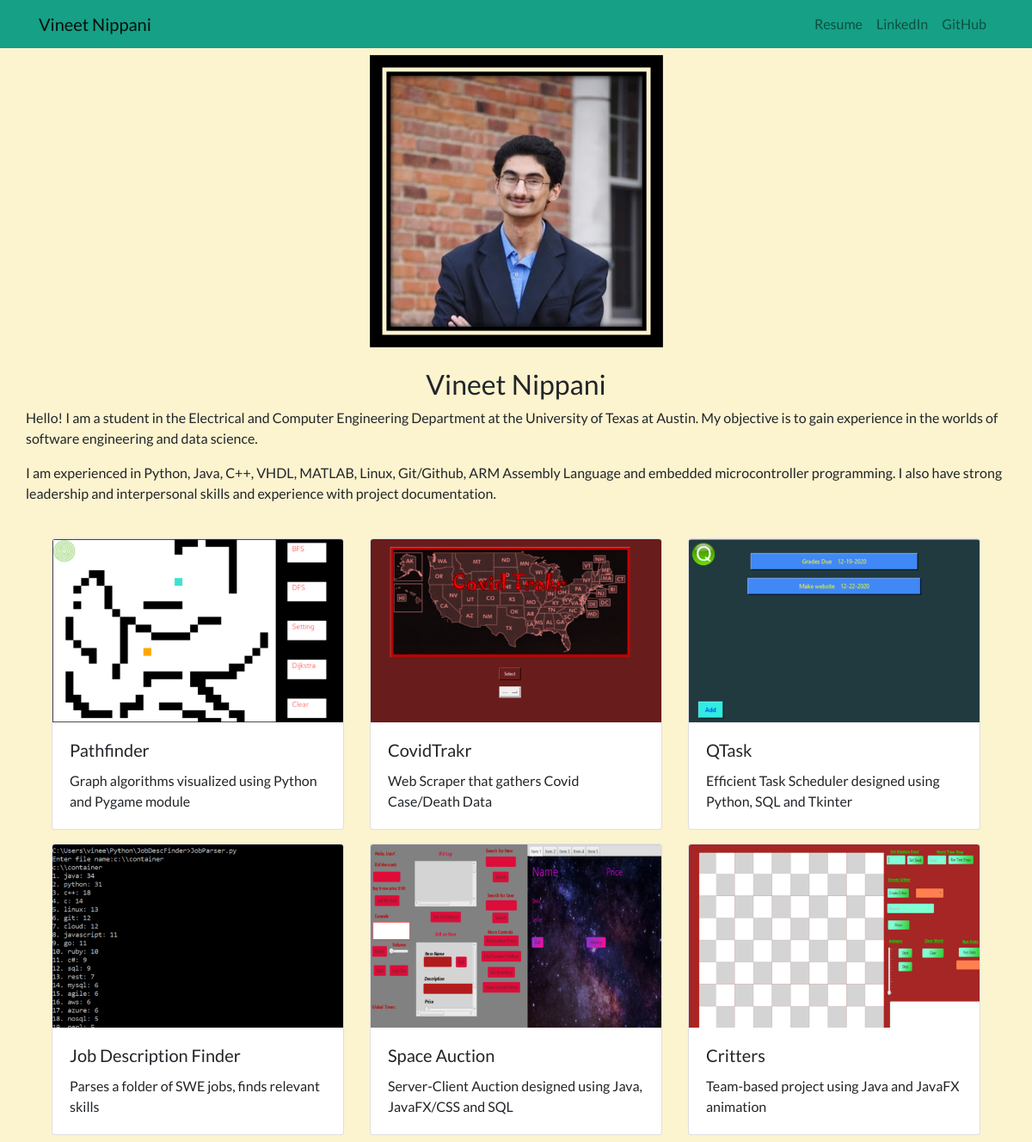
Before: / with the older database file.
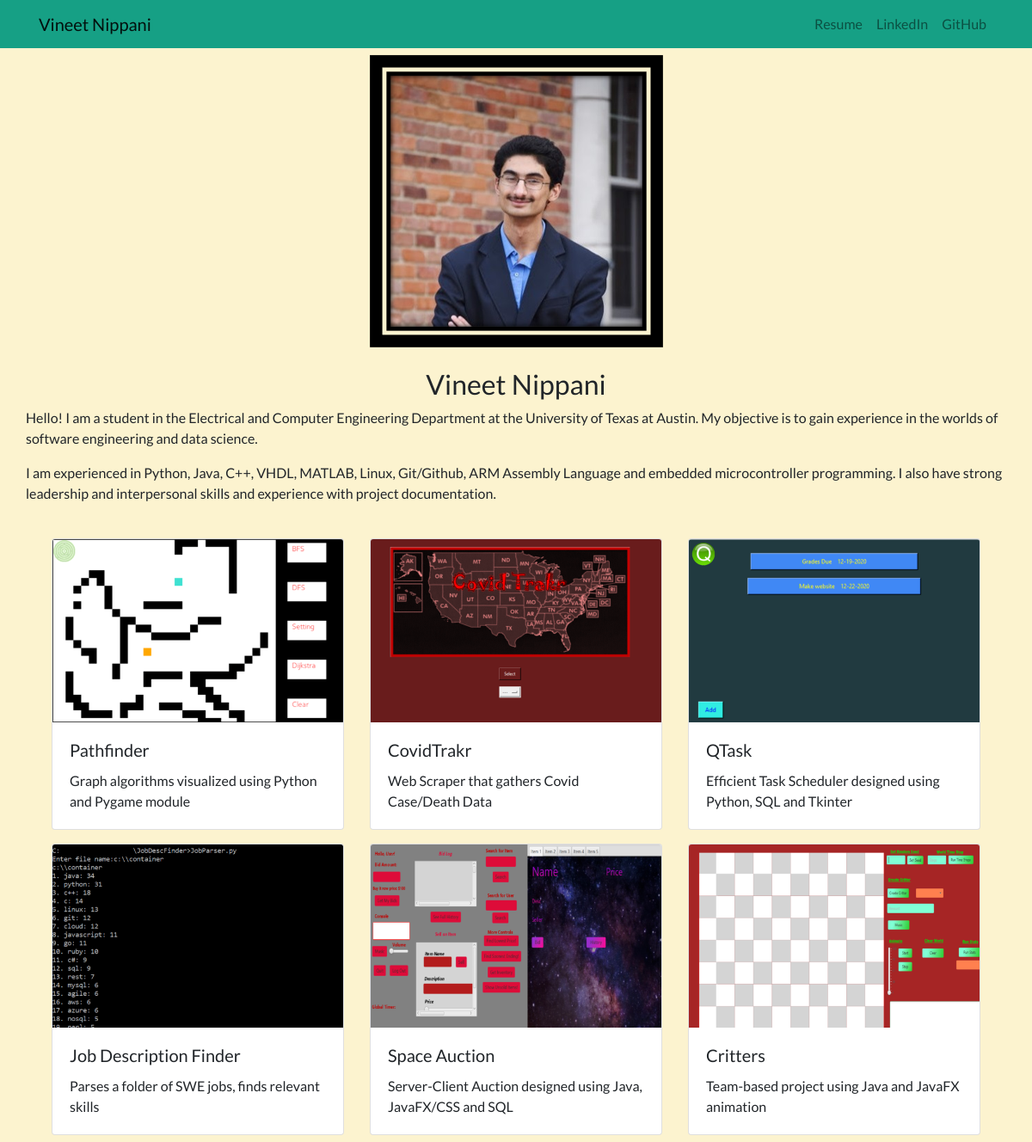
After: the same page with the newer database file.
### rWebsite/models.py (models this page shows, shortened)
class Project(models.Model):
	title = models.CharField(max_length = 100)
	description = models.CharField(max_length = 250)
	image = models.ImageField(upload_to='rWebsite/images/')
	full_info = models.TextField()

### rWebsite/views.py (the view)
# urls.py: 2. Add a URL to urlpatterns:  path('', views.home, name='home')
def home(request):
	projects = Project.objects.all() #grabs all objects from the database that are project objects
	return render(request,'rWebsite/home.html',{'projects':projects})

### rWebsite/templates/rWebsite/home.html
{% extends 'rWebsite/base.html' %}
{% load static %}
{% block content %}
<div class="row py-md-2 justify-content-center">
	<img src="{% static 'rWebsite/vineetImage2.png' %}" class="vineetFace"><br>
</div>
<div class="row py-md-3 justify-content-center">
	<h2>Vineet Nippani</h2>
	<p>Hello! I am a student in the Electrical and Computer Engineering Department at the University of Texas at Austin. My objective is to gain experience in the worlds of software engineering and data science.</p>
	<p>I am experienced in Python, Java, C++, VHDL, MATLAB, Linux, Git/Github, ARM Assembly Language and embedded microcontroller programming. I also have strong leadership and interpersonal skills and experience with project documentation.</p>
</div>
<div class="container">
  <div class="row">
  	{% for project in projects %}
  	<div class="col-4 py-md-2">
	  	<div class="card">
	  		<a href="{% url 'detail' project.id %}">
		    	<img src="{{ project.image.url }}" class="card-img-top">
			</a>
			  <div class="card-body">
			    <h5 class="card-title">{{ project.title }}</h5>
			    <p class="card-text">{{ project.description }}</p>
			  </div>
		</div>
	</div>
  	{% endfor %}
  </div>
</div>
{% endblock %}

### rWebsite/templates/rWebsite/base.html (shortened to what this page needs)
{% load static %}
<!doctype html>
<html lang="en">
  <head>
    <link rel="stylesheet" href="https://stackpath.bootstrapcdn.com/bootstrap/4.4.1/css/bootstrap.min.css">
    <link rel="stylesheet" href="{% static 'rWebsite/custom.css' %}">
  </head>
  <body id="bodyS">
    <nav id="topNav" class="navbar navbar-expand-md navbar-light">
      <div class="container">
        <a class="navbar-brand" href="{% url 'home' %}">
          <span>Vineet Nippani</span>
        </a>
        <div class="collapse navbar-collapse text-center" id="navbarNav">
          <ul class="navbar-nav ml-auto">
            <li class="nav-item">
              <a class="nav-link" href="{% static 'rWebsite/Resume-Vineet.pdf'%}">Resume</a>
            </li>
            <li class="nav-item">
              <a class="nav-link" href="https://www.linkedin.com/in/vineet-nippani/" target="_blank">LinkedIn</a>
            </li>
            <li class="nav-item">
              <a class="nav-link" href="https://github.com/vnippani" target="_blank">GitHub</a>
            </li>
          </ul>
        </div>
      </div>
    </nav>
    <div class="container">
      {% block content %}{% endblock %}
    </div>
  </body>
</html>

### rWebsite/static/rWebsite/custom.css (style rules this page uses)
#topNav { background-color: #16A085; }
#bodyS { font-family: 'Lato', sans-serif; background-color: #FCF3CF; }

Changed rows visible on the page:
changed Project "Job Description Finder": image: a different picture
